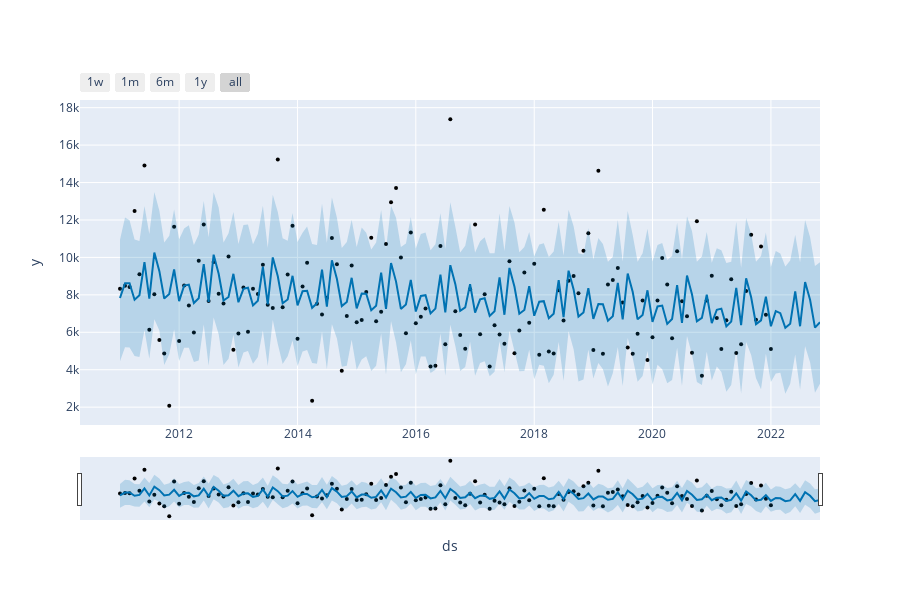

The cell this chart's notebook holds for it:
### Code cell
display_temporal_prediction(dataset, model, pred)

### Figure 1 — Plotly figure (JSON) as saved in the notebook; plotly's stock layout.template omitted (floating-point values rounded to 4 significant figures; data arrays with more than 128 entries replaced by an {"elided": "..."} marker saying what was removed)
{"data": [{"marker": {"color": "black", "size": 4}, "mode": "markers", "name": "Actual", "type": "scatter", "x": {"elided": "133 str values"}, "y": {"elided": "133 float values"}}, {"hoverinfo": "skip", "line": {"width": 0}, "mode": "lines", "type": "scatter", "x": {"elided": "143 str values"}, "y": {"elided": "143 float values"}}, {"fill": "tonexty", "fillcolor": "rgba(0, 114, 178, 0.2)", "line": {"color": "#0072B2", "width": 2}, "mode": "lines", "name": "Predicted", "type": "scatter", "x": {"elided": "143 str values"}, "y": {"elided": "143 float values"}}, {"fill": "tonexty", "fillcolor": "rgba(0, 114, 178, 0.2)", "hoverinfo": "skip", "line": {"width": 0}, "mode": "lines", "type": "scatter", "x": {"elided": "143 str values"}, "y": {"elided": "143 float values"}}], "layout": {"height": 600, "showlegend": false, "width": 900, "xaxis": {"rangeselector": {"buttons": [{"count": 7, "label": "1w", "step": "day", "stepmode": "backward"}, {"count": 1, "label": "1m", "step": "month", "stepmode": "backward"}, {"count": 6, "label": "6m", "step": "month", "stepmode": "backward"}, {"count": 1, "label": "1y", "step": "year", "stepmode": "backward"}, {"step": "all"}]}, "rangeslider": {"visible": true}, "title": {"text": "ds"}, "type": "date"}, "yaxis": {"title": {"text": "y"}}}}
